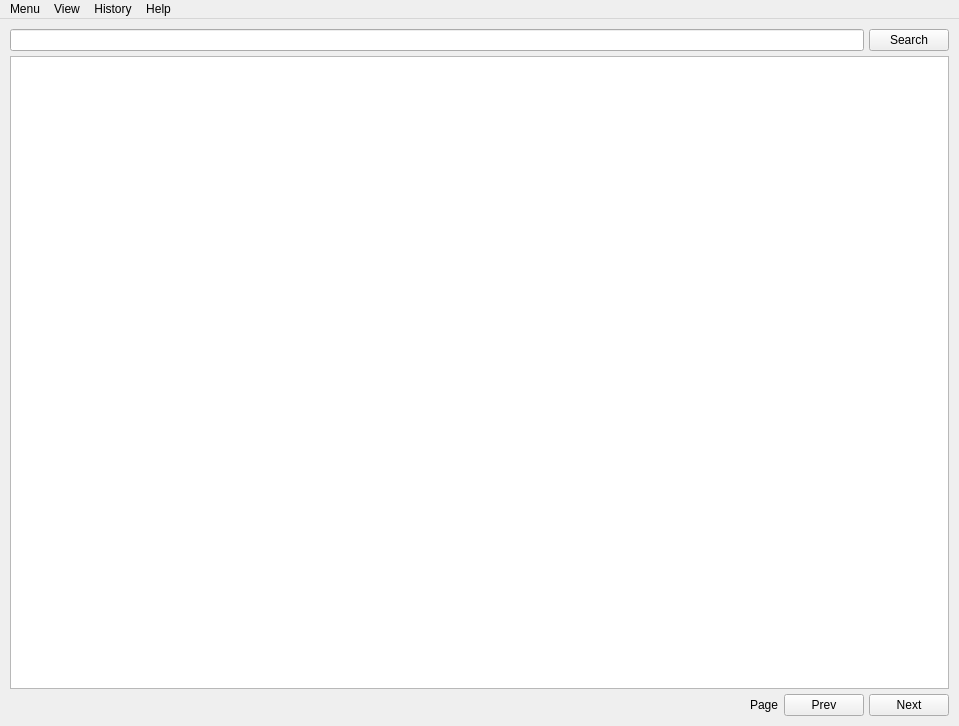
<?xml version="1.0" encoding="UTF-8"?>
<ui version="4.0">
 <class>MainWindow</class>
 <widget class="QMainWindow" name="MainWindow">
  <property name="windowModality">
   <enum>Qt::NonModal</enum>
  </property>
  <property name="geometry">
   <rect>
    <x>0</x>
    <y>0</y>
    <width>959</width>
    <height>726</height>
   </rect>
  </property>
  <property name="windowTitle">
   <string>MainWindow</string>
  </property>
  <property name="toolButtonStyle">
   <enum>Qt::ToolButtonIconOnly</enum>
  </property>
  <property name="animated">
   <bool>true</bool>
  </property>
  <property name="tabShape">
   <enum>QTabWidget::Rounded</enum>
  </property>
  <property name="dockNestingEnabled">
   <bool>false</bool>
  </property>
  <property name="unifiedTitleAndToolBarOnMac">
   <bool>false</bool>
  </property>
  <widget class="QWidget" name="centralwidget">
   <layout class="QGridLayout" name="gridLayout">
    <item row="1" column="0">
     <widget class="QFrame" name="resultFrame">
      <property name="frameShape">
       <enum>QFrame::NoFrame</enum>
      </property>
      <property name="frameShadow">
       <enum>QFrame::Raised</enum>
      </property>
      <property name="lineWidth">
       <number>1</number>
      </property>
      <layout class="QVBoxLayout" name="verticalLayout">
       <property name="spacing">
        <number>5</number>
       </property>
       <property name="leftMargin">
        <number>0</number>
       </property>
       <property name="topMargin">
        <number>0</number>
       </property>
       <property name="rightMargin">
        <number>0</number>
       </property>
       <property name="bottomMargin">
        <number>0</number>
       </property>
       <item>
        <widget class="QTableView" name="videoList">
         <property name="alternatingRowColors">
          <bool>true</bool>
         </property>
         <property name="selectionBehavior">
          <enum>QAbstractItemView::SelectRows</enum>
         </property>
         <property name="gridStyle">
          <enum>Qt::SolidLine</enum>
         </property>
         <property name="sortingEnabled">
          <bool>true</bool>
         </property>
         <property name="cornerButtonEnabled">
          <bool>false</bool>
         </property>
         <attribute name="horizontalHeaderMinimumSectionSize">
          <number>40</number>
         </attribute>
         <attribute name="horizontalHeaderStretchLastSection">
          <bool>true</bool>
         </attribute>
         <attribute name="verticalHeaderShowSortIndicator" stdset="0">
          <bool>false</bool>
         </attribute>
         <attribute name="verticalHeaderStretchLastSection">
          <bool>false</bool>
         </attribute>
        </widget>
       </item>
      </layout>
     </widget>
    </item>
    <item row="0" column="0">
     <widget class="QFrame" name="searchFrame">
      <property name="enabled">
       <bool>true</bool>
      </property>
      <property name="sizePolicy">
       <sizepolicy hsizetype="Preferred" vsizetype="Fixed">
        <horstretch>0</horstretch>
        <verstretch>0</verstretch>
       </sizepolicy>
      </property>
      <property name="frameShape">
       <enum>QFrame::NoFrame</enum>
      </property>
      <property name="frameShadow">
       <enum>QFrame::Raised</enum>
      </property>
      <layout class="QHBoxLayout" name="horizontalLayout">
       <property name="leftMargin">
        <number>0</number>
       </property>
       <property name="topMargin">
        <number>0</number>
       </property>
       <property name="rightMargin">
        <number>0</number>
       </property>
       <property name="bottomMargin">
        <number>0</number>
       </property>
       <item>
        <widget class="QLineEdit" name="searchField">
         <property name="focusPolicy">
          <enum>Qt::ClickFocus</enum>
         </property>
         <property name="contextMenuPolicy">
          <enum>Qt::DefaultContextMenu</enum>
         </property>
        </widget>
       </item>
       <item>
        <widget class="QPushButton" name="searchButton">
         <property name="sizePolicy">
          <sizepolicy hsizetype="Preferred" vsizetype="Fixed">
           <horstretch>0</horstretch>
           <verstretch>0</verstretch>
          </sizepolicy>
         </property>
         <property name="cursor">
          <cursorShape>ArrowCursor</cursorShape>
         </property>
         <property name="text">
          <string>Search</string>
         </property>
         <property name="autoDefault">
          <bool>false</bool>
         </property>
         <property name="default">
          <bool>false</bool>
         </property>
         <property name="flat">
          <bool>false</bool>
         </property>
        </widget>
       </item>
      </layout>
     </widget>
    </item>
    <item row="2" column="0" alignment="Qt::AlignBottom">
     <widget class="QFrame" name="pageNavigator">
      <property name="frameShape">
       <enum>QFrame::NoFrame</enum>
      </property>
      <property name="frameShadow">
       <enum>QFrame::Raised</enum>
      </property>
      <layout class="QHBoxLayout" name="horizontalLayout_2">
       <property name="spacing">
        <number>5</number>
       </property>
       <property name="leftMargin">
        <number>0</number>
       </property>
       <property name="topMargin">
        <number>0</number>
       </property>
       <property name="rightMargin">
        <number>0</number>
       </property>
       <property name="bottomMargin">
        <number>0</number>
       </property>
       <item>
        <spacer name="horizontalSpacer">
         <property name="orientation">
          <enum>Qt::Horizontal</enum>
         </property>
         <property name="sizeHint" stdset="0">
          <size>
           <width>40</width>
           <height>20</height>
          </size>
         </property>
        </spacer>
       </item>
       <item>
        <widget class="QLabel" name="pageNavLabel">
         <property name="text">
          <string>Page</string>
         </property>
        </widget>
       </item>
       <item>
        <widget class="QPushButton" name="prevPageButton">
         <property name="text">
          <string>Prev</string>
         </property>
        </widget>
       </item>
       <item>
        <widget class="QPushButton" name="nextPageButton">
         <property name="enabled">
          <bool>true</bool>
         </property>
         <property name="text">
          <string>Next</string>
         </property>
        </widget>
       </item>
      </layout>
     </widget>
    </item>
   </layout>
  </widget>
  <widget class="QMenuBar" name="menubar">
   <property name="geometry">
    <rect>
     <x>0</x>
     <y>0</y>
     <width>959</width>
     <height>27</height>
    </rect>
   </property>
   <property name="autoFillBackground">
    <bool>false</bool>
   </property>
   <property name="nativeMenuBar">
    <bool>true</bool>
   </property>
   <widget class="QMenu" name="menuMenu">
    <property name="title">
     <string>Menu</string>
    </property>
    <addaction name="separator"/>
    <addaction name="separator"/>
    <addaction name="actionPreferences"/>
    <addaction name="actionQuit"/>
   </widget>
   <widget class="QMenu" name="menuView">
    <property name="title">
     <string>View</string>
    </property>
    <addaction name="actionLog"/>
   </widget>
   <widget class="QMenu" name="menuHistory">
    <property name="title">
     <string>History</string>
    </property>
   </widget>
   <widget class="QMenu" name="menuHelp">
    <property name="title">
     <string>Help</string>
    </property>
    <addaction name="actionAbout"/>
   </widget>
   <addaction name="menuMenu"/>
   <addaction name="menuView"/>
   <addaction name="menuHistory"/>
   <addaction name="menuHelp"/>
  </widget>
  <action name="actionQuit">
   <property name="text">
    <string>Quit</string>
   </property>
   <property name="shortcut">
    <string>Ctrl+Q</string>
   </property>
  </action>
  <action name="actionAbout">
   <property name="text">
    <string>About</string>
   </property>
   <property name="shortcutContext">
    <enum>Qt::WidgetShortcut</enum>
   </property>
   <property name="menuRole">
    <enum>QAction::NoRole</enum>
   </property>
  </action>
  <action name="actionPreferences">
   <property name="text">
    <string>Preferences...</string>
   </property>
   <property name="shortcut">
    <string>Ctrl+P</string>
   </property>
  </action>
  <action name="actionAbout_Qt">
   <property name="text">
    <string>About Qt</string>
   </property>
   <property name="menuRole">
    <enum>QAction::AboutQtRole</enum>
   </property>
  </action>
  <action name="actionLog">
   <property name="text">
    <string>Log</string>
   </property>
   <property name="shortcut">
    <string>Ctrl+L</string>
   </property>
  </action>
 </widget>
 <layoutdefault spacing="5" margin="10"/>
 <resources/>
 <connections/>
</ui>
